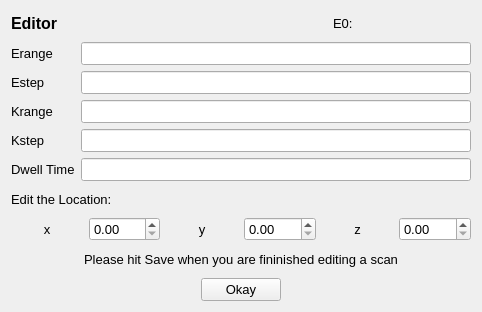
<?xml version="1.0" encoding="UTF-8"?>
<ui version="4.0">
 <class>Form</class>
 <widget class="QWidget" name="Form">
  <property name="geometry">
   <rect>
    <x>0</x>
    <y>0</y>
    <width>482</width>
    <height>312</height>
   </rect>
  </property>
  <property name="windowTitle">
   <string>Form</string>
  </property>
  <layout class="QVBoxLayout" name="verticalLayout">
   <item>
    <layout class="QHBoxLayout" name="horizontalLayout">
     <item>
      <widget class="QLabel" name="label_3">
       <property name="font">
        <font>
         <pointsize>12</pointsize>
         <weight>75</weight>
         <bold>true</bold>
        </font>
       </property>
       <property name="text">
        <string>Editor</string>
       </property>
      </widget>
     </item>
     <item>
      <spacer name="horizontalSpacer">
       <property name="orientation">
        <enum>Qt::Horizontal</enum>
       </property>
       <property name="sizeHint" stdset="0">
        <size>
         <width>40</width>
         <height>20</height>
        </size>
       </property>
      </spacer>
     </item>
     <item>
      <widget class="QLabel" name="label_15">
       <property name="font">
        <font>
         <pointsize>10</pointsize>
        </font>
       </property>
       <property name="text">
        <string>E0:</string>
       </property>
      </widget>
     </item>
     <item>
      <widget class="QLabel" name="E0">
       <property name="font">
        <font>
         <pointsize>10</pointsize>
        </font>
       </property>
       <property name="text">
        <string>                               </string>
       </property>
      </widget>
     </item>
    </layout>
   </item>
   <item>
    <layout class="QGridLayout" name="gridLayout_2">
     <item row="2" column="2">
      <widget class="QLineEdit" name="krange">
       <property name="font">
        <font>
         <pointsize>10</pointsize>
        </font>
       </property>
      </widget>
     </item>
     <item row="2" column="0">
      <widget class="QLabel" name="label_9">
       <property name="font">
        <font>
         <pointsize>10</pointsize>
        </font>
       </property>
       <property name="text">
        <string>Krange</string>
       </property>
      </widget>
     </item>
     <item row="0" column="0">
      <widget class="QLabel" name="label_6">
       <property name="font">
        <font>
         <pointsize>10</pointsize>
        </font>
       </property>
       <property name="text">
        <string>Erange</string>
       </property>
      </widget>
     </item>
     <item row="1" column="2">
      <widget class="QLineEdit" name="estep_2">
       <property name="font">
        <font>
         <pointsize>10</pointsize>
        </font>
       </property>
      </widget>
     </item>
     <item row="0" column="2">
      <widget class="QLineEdit" name="erange_2">
       <property name="font">
        <font>
         <pointsize>10</pointsize>
        </font>
       </property>
      </widget>
     </item>
     <item row="1" column="0">
      <widget class="QLabel" name="label_7">
       <property name="font">
        <font>
         <pointsize>10</pointsize>
        </font>
       </property>
       <property name="text">
        <string>Estep</string>
       </property>
      </widget>
     </item>
     <item row="4" column="0">
      <widget class="QLabel" name="label_8">
       <property name="font">
        <font>
         <pointsize>10</pointsize>
        </font>
       </property>
       <property name="text">
        <string>Dwell Time</string>
       </property>
      </widget>
     </item>
     <item row="4" column="2">
      <widget class="QLineEdit" name="dwell_2">
       <property name="font">
        <font>
         <pointsize>10</pointsize>
        </font>
       </property>
      </widget>
     </item>
     <item row="3" column="0">
      <widget class="QLabel" name="label_10">
       <property name="font">
        <font>
         <pointsize>10</pointsize>
        </font>
       </property>
       <property name="text">
        <string>Kstep</string>
       </property>
      </widget>
     </item>
     <item row="3" column="2">
      <widget class="QLineEdit" name="kstep">
       <property name="font">
        <font>
         <pointsize>10</pointsize>
        </font>
       </property>
      </widget>
     </item>
    </layout>
   </item>
   <item>
    <widget class="QLabel" name="label_11">
     <property name="font">
      <font>
       <pointsize>10</pointsize>
      </font>
     </property>
     <property name="text">
      <string>Edit the Location: </string>
     </property>
    </widget>
   </item>
   <item>
    <layout class="QHBoxLayout" name="horizontalLayout_2">
     <item>
      <widget class="QLabel" name="label_12">
       <property name="font">
        <font>
         <pointsize>10</pointsize>
        </font>
       </property>
       <property name="text">
        <string>x</string>
       </property>
       <property name="alignment">
        <set>Qt::AlignCenter</set>
       </property>
      </widget>
     </item>
     <item>
      <widget class="QDoubleSpinBox" name="x_motor">
       <property name="minimumSize">
        <size>
         <width>0</width>
         <height>0</height>
        </size>
       </property>
       <property name="font">
        <font>
         <pointsize>10</pointsize>
        </font>
       </property>
      </widget>
     </item>
     <item>
      <widget class="QLabel" name="label_13">
       <property name="font">
        <font>
         <pointsize>10</pointsize>
        </font>
       </property>
       <property name="text">
        <string>y</string>
       </property>
       <property name="alignment">
        <set>Qt::AlignCenter</set>
       </property>
      </widget>
     </item>
     <item>
      <widget class="QDoubleSpinBox" name="y_motor">
       <property name="font">
        <font>
         <pointsize>10</pointsize>
        </font>
       </property>
      </widget>
     </item>
     <item>
      <widget class="QLabel" name="label_14">
       <property name="font">
        <font>
         <pointsize>10</pointsize>
        </font>
       </property>
       <property name="text">
        <string>z</string>
       </property>
       <property name="alignment">
        <set>Qt::AlignCenter</set>
       </property>
      </widget>
     </item>
     <item>
      <widget class="QDoubleSpinBox" name="z_motor">
       <property name="font">
        <font>
         <pointsize>10</pointsize>
        </font>
       </property>
      </widget>
     </item>
    </layout>
   </item>
   <item>
    <widget class="QLabel" name="label_2">
     <property name="font">
      <font>
       <pointsize>10</pointsize>
      </font>
     </property>
     <property name="text">
      <string>Please hit Save when you are fininished editing a scan</string>
     </property>
     <property name="alignment">
      <set>Qt::AlignCenter</set>
     </property>
    </widget>
   </item>
   <item>
    <layout class="QHBoxLayout" name="horizontalLayout_5">
     <item>
      <spacer name="horizontalSpacer_3">
       <property name="orientation">
        <enum>Qt::Horizontal</enum>
       </property>
       <property name="sizeHint" stdset="0">
        <size>
         <width>40</width>
         <height>20</height>
        </size>
       </property>
      </spacer>
     </item>
     <item>
      <widget class="QPushButton" name="Okay_2">
       <property name="font">
        <font>
         <pointsize>10</pointsize>
        </font>
       </property>
       <property name="text">
        <string>Okay</string>
       </property>
      </widget>
     </item>
     <item>
      <spacer name="horizontalSpacer_4">
       <property name="orientation">
        <enum>Qt::Horizontal</enum>
       </property>
       <property name="sizeHint" stdset="0">
        <size>
         <width>40</width>
         <height>20</height>
        </size>
       </property>
      </spacer>
     </item>
    </layout>
   </item>
  </layout>
 </widget>
 <resources/>
 <connections/>
</ui>
